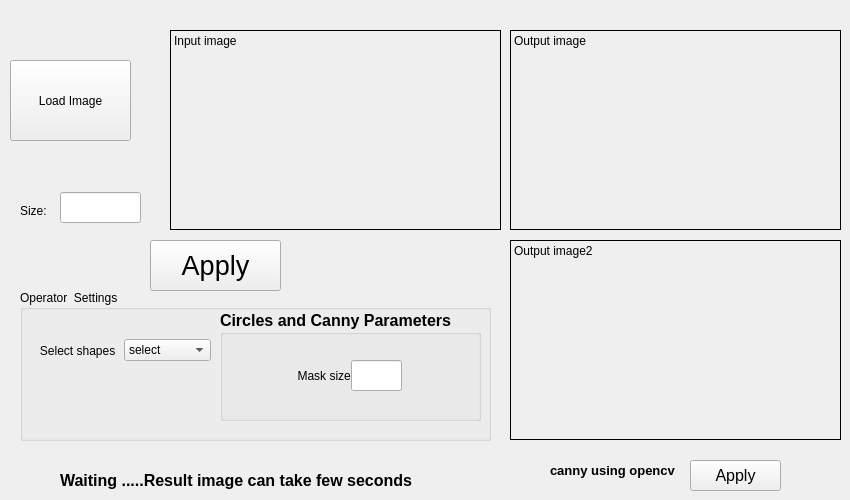
    <widget class="QWidget" name="tab">
     <attribute name="title">
      <string>Hough</string>
     </attribute>
     <widget class="QLabel" name="label_23">
      <property name="geometry">
       <rect>
        <x>20</x>
        <y>200</y>
        <width>31</width>
        <height>21</height>
       </rect>
      </property>
      <property name="text">
       <string>Size:</string>
      </property>
     </widget>
     <widget class="QPushButton" name="pushButton_Hough_load">
      <property name="geometry">
       <rect>
        <x>10</x>
        <y>60</y>
        <width>121</width>
        <height>81</height>
       </rect>
      </property>
      <property name="text">
       <string>Load Image</string>
      </property>
     </widget>
     <widget class="QLineEdit" name="lineEdit_size_Hough">
      <property name="geometry">
       <rect>
        <x>60</x>
        <y>192</y>
        <width>81</width>
        <height>31</height>
       </rect>
      </property>
     </widget>
     <widget class="QLabel" name="label_Hough_output">
      <property name="geometry">
       <rect>
        <x>510</x>
        <y>30</y>
        <width>331</width>
        <height>200</height>
       </rect>
      </property>
      <property name="autoFillBackground">
       <bool>true</bool>
      </property>
      <property name="frameShape">
       <enum>QFrame::Box</enum>
      </property>
      <property name="text">
       <string>Output image</string>
      </property>
      <property name="textFormat">
       <enum>Qt::PlainText</enum>
      </property>
      <property name="scaledContents">
       <bool>true</bool>
      </property>
      <property name="alignment">
       <set>Qt::AlignLeading|Qt::AlignLeft|Qt::AlignTop</set>
      </property>
     </widget>
     <widget class="QLabel" name="label_Hough_input">
      <property name="geometry">
       <rect>
        <x>170</x>
        <y>30</y>
        <width>331</width>
        <height>200</height>
       </rect>
      </property>
      <property name="autoFillBackground">
       <bool>true</bool>
      </property>
      <property name="frameShape">
       <enum>QFrame::Box</enum>
      </property>
      <property name="text">
       <string>Input image</string>
      </property>
      <property name="scaledContents">
       <bool>true</bool>
      </property>
      <property name="alignment">
       <set>Qt::AlignLeading|Qt::AlignLeft|Qt::AlignTop</set>
      </property>
     </widget>
     <widget class="QGroupBox" name="groupBox_5">
      <property name="geometry">
       <rect>
        <x>20</x>
        <y>290</y>
        <width>471</width>
        <height>151</height>
       </rect>
      </property>
      <property name="title">
       <string>Operator  Settings</string>
      </property>
      <widget class="QWidget" name="horizontalLayoutWidget_5">
       <property name="geometry">
        <rect>
         <x>10</x>
         <y>40</y>
         <width>181</width>
         <height>41</height>
        </rect>
       </property>
       <layout class="QHBoxLayout" name="horizontalLayout_5">
        <item>
         <widget class="QLabel" name="label_25">
          <property name="text">
           <string>   Select shapes</string>
          </property>
         </widget>
        </item>
        <item>
         <widget class="QComboBox" name="comboBox_shape">
          <property name="currentText">
           <string>select</string>
          </property>
          <item>
           <property name="text">
            <string>select</string>
           </property>
          </item>
          <item>
           <property name="text">
            <string>Lines</string>
           </property>
          </item>
          <item>
           <property name="text">
            <string>Circles</string>
           </property>
          </item>
          <item>
           <property name="text">
            <string>Canny</string>
           </property>
          </item>
         </widget>
        </item>
       </layout>
      </widget>
      <widget class="QGroupBox" name="groupBox_6">
       <property name="geometry">
        <rect>
         <x>200</x>
         <y>20</y>
         <width>261</width>
         <height>111</height>
        </rect>
       </property>
       <property name="font">
        <font>
         <pointsize>12</pointsize>
         <weight>75</weight>
         <bold>true</bold>
        </font>
       </property>
       <property name="title">
        <string>Circles and Canny Parameters</string>
       </property>
      </widget>
     </widget>
     <widget class="QLabel" name="label_7">
      <property name="geometry">
       <rect>
        <x>211</x>
        <y>360</y>
        <width>152</width>
        <height>31</height>
       </rect>
      </property>
      <property name="text">
       <string>                          Mask size</string>
      </property>
     </widget>
     <widget class="QLineEdit" name="lineEdit_mask_size">
      <property name="geometry">
       <rect>
        <x>351</x>
        <y>360</y>
        <width>51</width>
        <height>31</height>
       </rect>
      </property>
     </widget>
     <widget class="QLabel" name="label_Hough_output_2">
      <property name="geometry">
       <rect>
        <x>510</x>
        <y>240</y>
        <width>331</width>
        <height>200</height>
       </rect>
      </property>
      <property name="autoFillBackground">
       <bool>true</bool>
      </property>
      <property name="frameShape">
       <enum>QFrame::Box</enum>
      </property>
      <property name="text">
       <string>Output image2</string>
      </property>
      <property name="textFormat">
       <enum>Qt::PlainText</enum>
      </property>
      <property name="scaledContents">
       <bool>true</bool>
      </property>
      <property name="alignment">
       <set>Qt::AlignLeading|Qt::AlignLeft|Qt::AlignTop</set>
      </property>
     </widget>
     <widget class="QLabel" name="label_8">
      <property name="geometry">
       <rect>
        <x>550</x>
        <y>460</y>
        <width>131</width>
        <height>20</height>
       </rect>
      </property>
      <property name="font">
       <font>
        <pointsize>10</pointsize>
        <weight>75</weight>
        <bold>true</bold>
       </font>
      </property>
      <property name="text">
       <string>canny using opencv</string>
      </property>
     </widget>
     <widget class="QPushButton" name="pushButton_opencv">
      <property name="geometry">
       <rect>
        <x>690</x>
        <y>460</y>
        <width>91</width>
        <height>31</height>
       </rect>
      </property>
      <property name="font">
       <font>
        <pointsize>12</pointsize>
       </font>
      </property>
      <property name="text">
       <string>Apply</string>
      </property>
     </widget>
     <widget class="QPushButton" name="pushButton_apply_hough">
      <property name="geometry">
       <rect>
        <x>150</x>
        <y>240</y>
        <width>131</width>
        <height>51</height>
       </rect>
      </property>
      <property name="font">
       <font>
        <pointsize>20</pointsize>
       </font>
      </property>
      <property name="text">
       <string>Apply</string>
      </property>
     </widget>
     <widget class="QLabel" name="label_31">
      <property name="geometry">
       <rect>
        <x>60</x>
        <y>470</y>
        <width>381</width>
        <height>21</height>
       </rect>
      </property>
      <property name="font">
       <font>
        <pointsize>12</pointsize>
        <weight>75</weight>
        <bold>true</bold>
       </font>
      </property>
      <property name="text">
       <string>Waiting .....Result image can take few seconds</string>
      </property>
     </widget>
    </widget>
